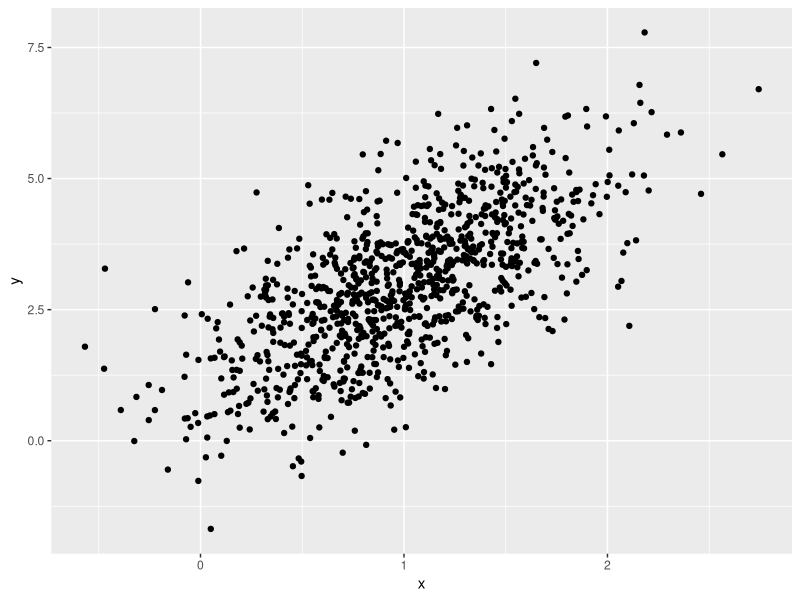
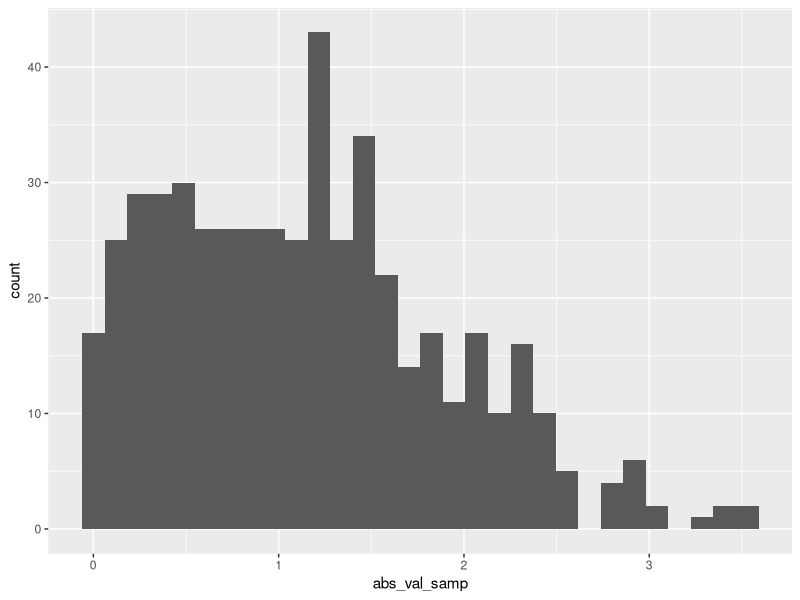

Write R code to recreate these figures, in order.
## ---- chunk 1
library(tidyverse)
## ---- chunk 2
samp = rnorm(100) # generate 100 random numbers from normal distribution
length(samp) # return to the number of elements
## ---- chunk 3
mean(samp)
sd(samp)
## ---- chunk 4
example_df =
   tibble(
     vec_numeric = 1:4,
     vec_char = c("My","name","is","Hannah"),
     vec_factor = factor(c("male","male","female","female"))
   )
## ---- chunk 5
plot_df =
  tibble(
    x = rnorm(1000, mean = 1, sd = .5),
    y = 1 + 2 * x + rnorm(1000)
  )

ggplot(plot_df, aes(x = x, y = y)) + geom_point()
## ---- chunk 6
la_df = 
  tibble(
    numeric_samp = rnorm(500, mean = 1),
    greater_0 = numeric_samp > 0,
    abs_val_samp = abs(numeric_samp)
)

ggplot(la_df, aes(x = abs_val_samp)) + geom_histogram()
